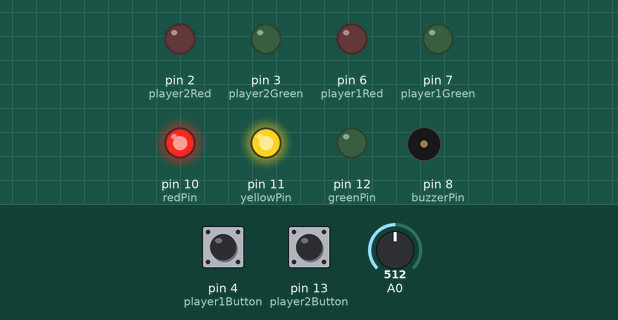
Bench run of a sketch on a simulated Arduino Uno, built with avr-gcc and run on an emulated ATmega328P. On the bench: output pins drawn as LEDs (lit = HIGH), buzzer (waves = sounding). Inputs (shaded band) come from the test bench; at power-on: pin 4 (player1Button) LOW, pin 13 (player2Button) LOW, A0 = 512. Random numbers use the default seed unless the sketch sets one.

Above: at 1.2 s.
1.3 s: pin 4 (player1Button) pulled HIGH for 0.15 s
At 3.7 s:
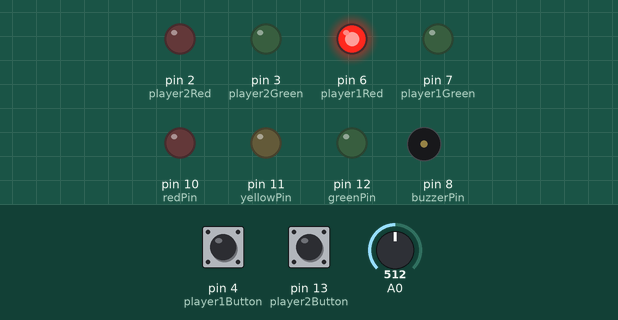
4.3 s: pin 13 (player2Button) pulled HIGH for 3.2 s
At 6.8 s:
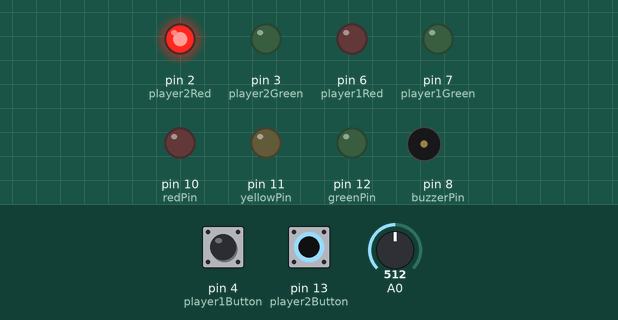
9.0 s: A0 set to 716
12.0 s: pin 4 (player1Button) pulled HIGH for 1 s
At 12.4 s:
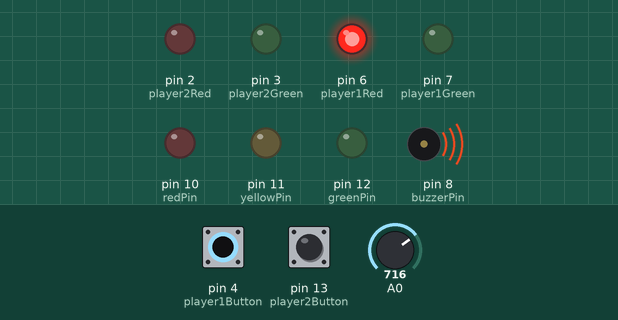
15.0 s: pin 4 (player1Button) pulled HIGH for 3.2 s
At 26.1 s:
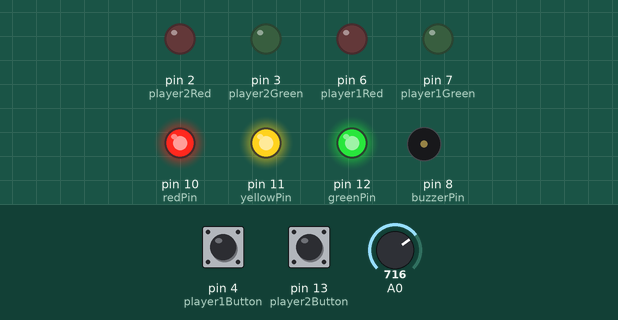
Timing chart, 0 to 27.1 s (numbered marks = the images above; inputs shaded):
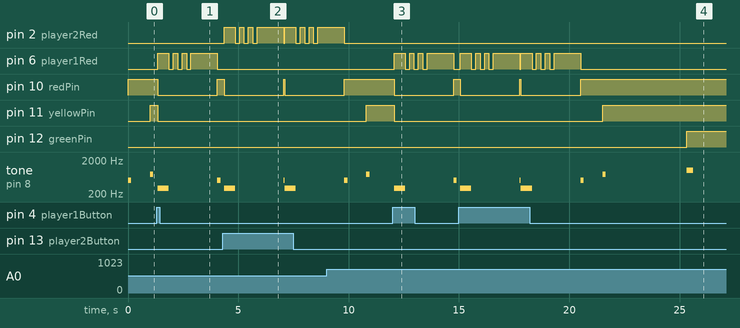

The sketch:

reaction_game.ino
```cpp
const int greenPin = 12;
const int yellowPin = 11;
const int redPin = 10;
const int buzzerPin = 8;

// Player 1
const int player1Green = 7;
const int player1Red = 6;
const int player1Button = 4;

// Player 2
const int player2Button = 13;
const int player2Green = 3;
const int player2Red = 2;

long randNumber;
bool player1Pressed = false;
bool player2Pressed = false;

void setup() {
  pinMode(greenPin, OUTPUT);
  pinMode(yellowPin, OUTPUT);
  pinMode(redPin, OUTPUT);
  pinMode(buzzerPin, OUTPUT);

  // Player 1
  pinMode(player1Green, OUTPUT);
  pinMode(player1Red, OUTPUT);
  pinMode(player1Button, INPUT);

  // Player 2
  pinMode(player2Green, OUTPUT);
  pinMode(player2Red, OUTPUT);
  pinMode(player2Button, INPUT);

  randomSeed(analogRead(A0));

  // Reset player LEDs at start
  digitalWrite(player1Green, LOW);
  digitalWrite(player1Red, LOW);
  digitalWrite(player2Green, LOW);
  digitalWrite(player2Red, LOW);
}

void loop() {
  randNumber = random(15000);
  player1Pressed = false;
  player2Pressed = false;

  // Turn off all main LEDs
  digitalWrite(redPin, LOW);
  digitalWrite(yellowPin, LOW);
  digitalWrite(greenPin, LOW);

  // --- RED LIGHT PHASE (1 second) ---
  digitalWrite(redPin, HIGH);
  tone(buzzerPin, 500, 150);

  // Non-blocking delay with button checking
  unsigned long startTime = millis();
  while(millis() - startTime < 1000) {
    checkBothButtons();
    if(player1Pressed) {
      handleEarlyPress(1);
      return;
    }
    if(player2Pressed) {
      handleEarlyPress(2);
      return;
    }
    delay(10);
  }

  // --- YELLOW LIGHT PHASE (random duration) ---
  digitalWrite(yellowPin, HIGH);
  tone(buzzerPin, 750, 150);

  // Non-blocking delay with button checking
  startTime = millis();
  while(millis() - startTime < randNumber) {
    checkBothButtons();
    if(player1Pressed) {
      handleEarlyPress(1);
      return;
    }
    if(player2Pressed) {
      handleEarlyPress(2);
      return;
    }
    delay(10);
  }

  // --- GREEN LIGHT PHASE (GO!) ---
  digitalWrite(greenPin, HIGH);
  tone(buzzerPin, 1000, 300);

  // Check for button press immediately after green turns on
  checkBothButtons();
  if(player1Pressed) {
    handleSuccess(1);
    return;
  }
  if(player2Pressed) {
    handleSuccess(2);
    return;
  }

  // Wait for button press during green phase (5 second timeout)
  startTime = millis();
  while(millis() - startTime < 5000) {
    checkBothButtons();
    if(player1Pressed) {
      handleSuccess(1);
      return;
    }
    if(player2Pressed) {
      handleSuccess(2);
      return;
    }
    delay(10);
  }

  // If no button pressed within timeout, restart cycle
  delay(3000);
}

// Function to check both buttons (with debouncing)
void checkBothButtons() {
  // Check Player 1 button
  if(digitalRead(player1Button) == HIGH) {
    delay(50); // Debounce delay
    if(digitalRead(player1Button) == HIGH) {
      player1Pressed = true;
    }
  }

  // Check Player 2 button
  if(digitalRead(player2Button) == HIGH) {
    delay(50); // Debounce delay
    if(digitalRead(player2Button) == HIGH) {
      player2Pressed = true;
    }
  }
}

// Function to handle early button press (penalty)
void handleEarlyPress(int player) {
  // Turn off all main LEDs
  digitalWrite(redPin, LOW);
  digitalWrite(yellowPin, LOW);
  digitalWrite(greenPin, LOW);

  // Turn on the appropriate player's red LED as penalty
  if(player == 1) {
    digitalWrite(player1Red, HIGH);
    digitalWrite(player1Green, LOW);
    digitalWrite(player2Red, LOW);
    digitalWrite(player2Green, LOW);
  } else {
    digitalWrite(player2Red, HIGH);
    digitalWrite(player2Green, LOW);
    digitalWrite(player1Red, LOW);
    digitalWrite(player1Green, LOW);
  }

  // Sound penalty buzzer (longer, lower tone)
  tone(buzzerPin, 300, 500);
  delay(500);

  // Flash the appropriate red LED to indicate penalty
  for(int i = 0; i < 3; i++) {
    if(player == 1) {
      digitalWrite(player1Red, LOW);
      delay(200);
      digitalWrite(player1Red, HIGH);
      delay(200);
    } else {
      digitalWrite(player2Red, LOW);
      delay(200);
      digitalWrite(player2Red, HIGH);
      delay(200);
    }
  }

  delay(1000);

  // Reset and start new round
  setup();
}

// Function to handle successful button press (reward!)
void handleSuccess(int player) {
  digitalWrite(redPin, LOW);
  digitalWrite(yellowPin, LOW);

  // Turn on the appropriate player's green LED
  if(player == 1) {
    digitalWrite(player1Green, HIGH);
    digitalWrite(player1Red, LOW);
    digitalWrite(player2Green, LOW);
    digitalWrite(player2Red, LOW);
  } else {
    digitalWrite(player2Green, HIGH);
    digitalWrite(player2Red, LOW);
    digitalWrite(player1Green, LOW);
    digitalWrite(player1Red, LOW);
  }

  // Play success tone for the winning player
  if(player == 1) {
    // Player 1 success tone (higher pitch)
    tone(buzzerPin, 988, 100);
    delay(100);
    tone(buzzerPin, 1319, 100);
    delay(100);
    tone(buzzerPin, 1568, 200);
    delay(200);
  } else {
    // Player 2 success tone (slightly different - lower pitch)
    tone(buzzerPin, 880, 100);
    delay(100);
    tone(buzzerPin, 1175, 100);
    delay(100);
    tone(buzzerPin, 1397, 200);
    delay(200);
  }

  // Flash the winning player's green LED to celebrate
  int flashCount = 5;
  for(int i = 0; i < flashCount; i++) {
    if(player == 1) {
      digitalWrite(player1Green, LOW);
      delay(100);
      digitalWrite(player1Green, HIGH);
      delay(100);
    } else {
      digitalWrite(player2Green, LOW);
      delay(100);
      digitalWrite(player2Green, HIGH);
      delay(100);
    }
  }

  delay(1000);

  // Reset and start new round
  setup();
}
```

Measured:
- after the input at 1.3 s, pin 6 (player1Red): LOW → HIGH after 0.05 s, then repeats every 0.40 s: LOW 0.20 s, HIGH 0.20 s; pin 10 (redPin): HIGH → LOW after 0.05 s, → HIGH 2.7 s later; pin 11 (yellowPin): HIGH → LOW after 0.05 s; tone on pin 8 (buzzerPin): silent → 300 Hz after 0.05 s, → silent 0.50 s later, → 500 Hz 2.2 s later, → silent 0.15 s later
- after the input at 4.3 s, pin 2 (player2Red): LOW → HIGH after 0.05 s, → LOW 0.50 s later, → HIGH 0.20 s later, → LOW 0.20 s later, … (15 changes in this stretch); pin 10 (redPin): HIGH → LOW after 0.05 s, → HIGH 2.7 s later, → LOW 0.05 s later
- after the input at 12.0 s, pin 6 (player1Red): LOW → HIGH after 0.06 s, then repeats every 0.40 s: LOW 0.20 s, HIGH 0.20 s; pin 10 (redPin): HIGH → LOW after 0.06 s, → HIGH 2.7 s later; pin 11 (yellowPin): HIGH → LOW after 0.06 s
- after the input at 15.0 s, pin 6 (player1Red): LOW → HIGH after 0.06 s, → LOW 0.50 s later, → HIGH 0.20 s later, → LOW 0.20 s later, … (16 changes in this stretch); pin 10 (redPin): alternates HIGH for 0.05 s and LOW for 2.7 s, 4 changes in all, then stays HIGH, starting after 0.06 s
